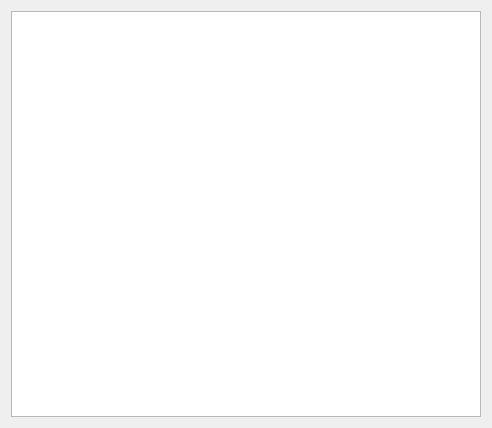
<ui version="4.0" >
 <class>ClientForm</class>
 <widget class="QWidget" name="ClientForm" >
  <property name="geometry" >
   <rect>
    <x>0</x>
    <y>0</y>
    <width>492</width>
    <height>428</height>
   </rect>
  </property>
  <property name="windowTitle" >
   <string>Client Tree</string>
  </property>
  <layout class="QGridLayout" >
   <item row="0" column="0" >
    <widget class="QTableWidget" name="tableWidget" />
   </item>
  </layout>
  <action name="actionRefreshClients" >
   <property name="icon" >
    <iconset resource="../main.qrc" >:/images/view-refresh.png</iconset>
   </property>
   <property name="text" >
    <string>Refresh Client List</string>
   </property>
   <property name="statusTip" >
    <string>Requery the director for the list of clients.</string>
   </property>
  </action>
  <action name="actionListJobsofClient" >
   <property name="icon" >
    <iconset resource="../main.qrc" >:/images/emblem-system.png</iconset>
   </property>
   <property name="text" >
    <string>List Jobs of Client</string>
   </property>
   <property name="statusTip" >
    <string>Open a joblist page selecting this client.</string>
   </property>
  </action>
  <action name="actionStatusClientInConsole" >
   <property name="icon" >
    <iconset resource="../main.qrc" >:/images/status-console.png</iconset>
   </property>
   <property name="text" >
    <string>Status Client In Console</string>
   </property>
   <property name="statusTip" >
    <string>Execute status client in console.</string>
   </property>
  </action>
  <action name="actionPurgeJobs" >
   <property name="icon" >
    <iconset resource="../main.qrc" >:/images/weather-severe-alert.png</iconset>
   </property>
   <property name="text" >
    <string>Purge Jobs</string>
   </property>
   <property name="statusTip" >
    <string>Purge jobs peformed from this client.</string>
   </property>
  </action>
  <action name="actionPrune" >
   <property name="icon" >
    <iconset resource="../main.qrc" >:/images/edit-cut.png</iconset>
   </property>
   <property name="text" >
    <string>Prune Jobs</string>
   </property>
   <property name="statusTip" >
    <string>Open the diaolog to prune for this client.</string>
   </property>
  </action>
  <action name="actionStatusClientWindow" >
   <property name="icon" >
    <iconset resource="../main.qrc" >:/images/status.png</iconset>
   </property>
   <property name="text" >
    <string>Status Client Window</string>
   </property>
  </action>
 </widget>
 <resources>
  <include location="../main.qrc" />
 </resources>
 <connections/>
</ui>
